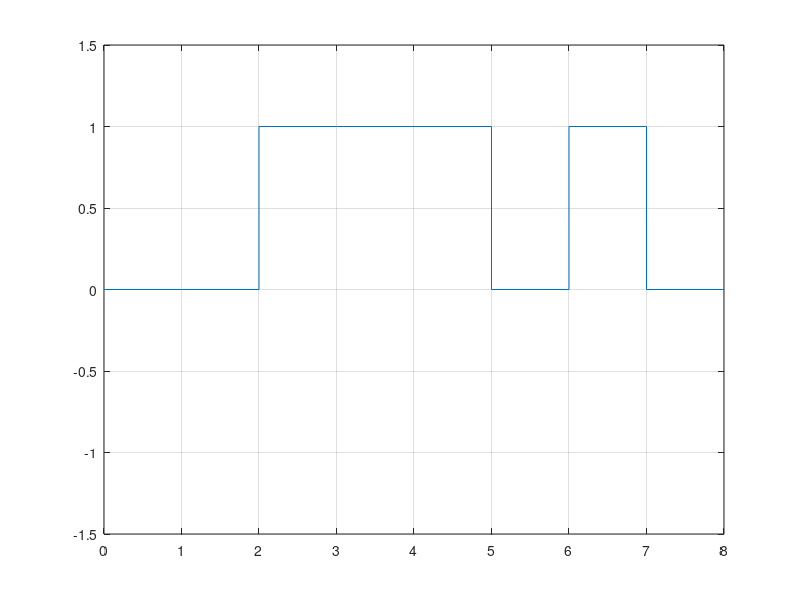

The MATLAB script that drew this image:
% Digital data to digital signal convert (Line coding)
clc;
clear;
close all;

M = dlmread('data.txt');
len=length(M);

x=[];
y=[];

for i=0:len-1
    x=[x i i+1];
    y=[y M(i+1) M(i+1)];
end

plot(x,y),axis([0,len,-1.5, 1.5]),xticks([0:len]);
grid on;
